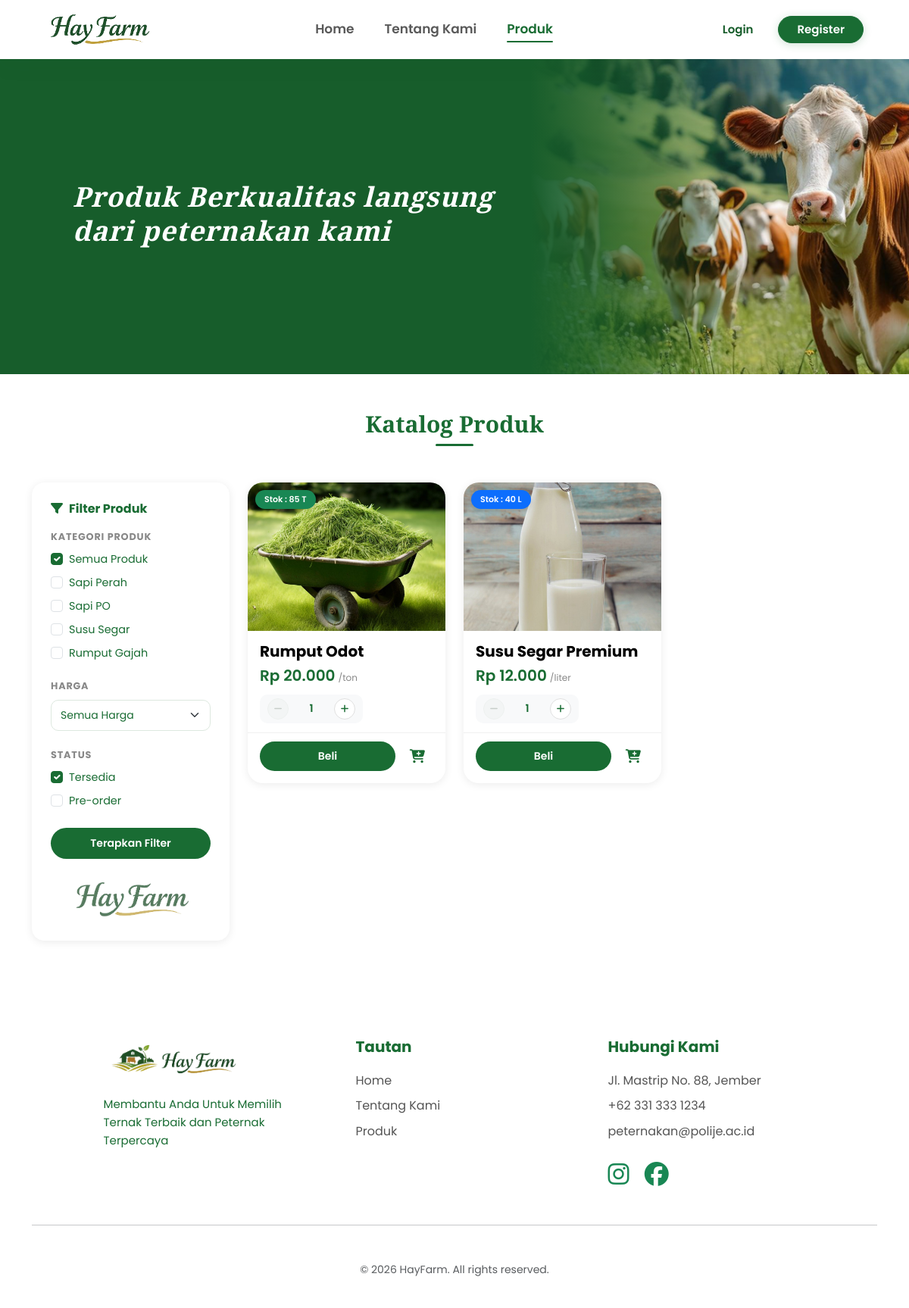
The page /index.php?page=user/produk on the database its author committed.
### tables this page shows
CREATE TABLE `data_produk` (
  `id_produk` int NOT NULL,
  `id_hewan` int DEFAULT NULL,
  `jenis_produk` enum('hewan','rumput','susu') NOT NULL,
  `nama_produk` varchar(255) NOT NULL,
  `harga` float NOT NULL,
  `stok` int NOT NULL,
  `satuan` enum('liter','ton','ekor','') NOT NULL,
  `tgl_produksi` date DEFAULT NULL,
  `tgl_kadaluarsa` date NOT NULL,
  `deskripsi` text NOT NULL,
  `status_produk` enum('terjual','blm_terjual') NOT NULL
);

### pages/user/produk.php (the view, shortened to what the rows shown need)
<?php
require_once __DIR__ . '/../../config/database.php';
require_once __DIR__ . '/../../process/models/produk.php';
function resolveUserProductImage($jenis, $foto)
{
    $jenis = strtolower(trim((string) $jenis));
    $foto = trim((string) $foto);
    if ($jenis === 'susu') {
        return 'public/images/susu.jpg';
    }
    if ($jenis === 'rumput') {
        return 'public/images/rumput.jpg';
    }
    $normalized = preg_replace('#^(\.\./|./)+#', '', str_replace('\\', '/', $foto)) ?? $foto;
    $normalized = ltrim($normalized, '/');
    return 'uploads/hewan/' . basename($normalized);
}
$database = new Database();
$db = $database->getConnection();
$produkModel = new Produk($db);
$dataRaw = $produkModel->getAllForUserView();
$produk_list = [];
foreach ($dataRaw as $row) {
    $jenis = $row['jenis_produk'] ?? '';
    $foto  = trim((string) ($row['foto_hewan'] ?? ''));
    $gambar = resolveUserProductImage($jenis, $foto);
    $kategori = $row['jenis_produk'] ?? 'unknown';
    $umur_text = '-';
    $produk_list[] = [
        'id'       => $row['id_produk'],
        'nama'     => $row['nama_produk'],
        'harga'    => $row['harga'],
        'gambar'   => $gambar,
        'jenis'    => $row['jenis_produk'],
        'kategori' => $kategori,
        'satuan'   => $row['satuan'] ?? '',
        'stok'     => $row['stok'] ?? 0,
        'kode'     => $row['kode_hewan'] ?? '-',
        'umur'     => $umur_text,
        'id_hewan' => $row['id_hewan'] ?? null,
        'kesehatan' => !empty($row['status_kesehatan_terakhir'])
            ? labelStatusKesehatanUser($row['status_kesehatan_terakhir'])
            : 'Sehat',
        'tgl_pemeriksaan' => !empty($row['tgl_pemeriksaan_terakhir'])
            ? date('d M Y', strtotime($row['tgl_pemeriksaan_terakhir']))
            : '-',
        'catatan_kesehatan' => !empty($row['catatan_kesehatan_terakhir'])
            ? $row['catatan_kesehatan_terakhir']
            : '-',
        'desc'     => !empty($row['deskripsi']) ? $row['deskripsi'] : ucwords(str_replace('_', ' ', $row['jenis_produk'])) . ' berkualitas dari Hay Farm.',
    ];
}
?>
<section class="produk-header">
    <div class="banner-container container-fluid p-0">
        <div class="row g-0 align-items-stretch">
            <div class="col-md-7 farm-green-bg d-flex align-items-center p-5 p-lg-5 position-relative">
                <div class="banner-text py-5 ms-md-5">
                    <h1 class="main-title">
                        Produk Berkualitas langsung dari peternakan kami
                    </h1>
                </div>
            </div>
        </div>
    </div>
</section>
<section class="katalog-section">
    <div class="container py-5 ">
        <div class="text-center">
            <h2 class="katalog-title mb-5">Katalog Produk</h2>
        </div>
        <div class="row g-4">
            <div class="col-lg-9 col-md-12 col-12">
                <div class="row row-cols-2 row-cols-md-2 row-cols-lg-3 g-3 g-md-4" id="product-grid">
                    <?php if (empty($produk_list)): ?>
                        <div class="col-12 text-center py-5">
                            <i class="fas fa-box-open fa-3x text-muted mb-3"></i>
                            <p class="text-muted">Belum ada produk yang tersedia saat ini.</p>
                        </div>
                    <?php else: ?>
                        <?php foreach ($produk_list as $i => $p):
                            $checkout_url = 'index.php?page=user/chekout&produk_id=' . urlencode($p['id']);
                        ?>
                            <?php if ($p['jenis'] === 'susu'): ?>
                                <div class="col" data-kategori="susu" data-harga="<?= (int)$p['harga'] ?>" data-status="tersedia">
                                    <div class="produk-card produk-susu h-100">
                                        <div class="card-img-wrap position-relative">
                                            <img src="<?= htmlspecialchars($p['gambar']) ?>"
                                                alt="<?= htmlspecialchars($p['nama']) ?>"
                                                class="card-img-top"
                                                onerror="this.onerror=null;this.src='public/images/bgheader_produk.png';">
                                            <span class="badge-susu">Stok : <?= (int)$p['stok'] ?> L</span>
                                        </div>
                                        <div class="card-body-custom">
                                            <h5 class="card-product-name"><?= htmlspecialchars($p['nama']) ?></h5>
                                            <p class="card-price">Rp <?= number_format($p['harga'], 0, ',', '.') ?><span class="per-liter">/liter</span></p>
                                            <div class="quantity-control" data-stock="<?= max(1, (int)$p['stok']) ?>">
                                                <div class="quantity-selector">
                                                    <button type="button" class="qty-btn" onclick="updateQty(this, -1)">
                                                        <i class="fas fa-minus"></i>
                                                    </button>
                                                    <input type="number" class="qty-input" value="1" min="1" max="<?= max(1, (int)$p['stok']) ?>" readonly>
                                                    <button type="button" class="qty-btn" onclick="updateQty(this, 1)">
                                                        <i class="fas fa-plus"></i>
                                                    </button>
                                                </div>
                                            </div>
                                        </div>
                                        <div class="card-footer-custom d-flex align-items-center gap-2">
                                            <button type="button" class="btn btn-beli flex-grow-1"
                                                data-id="<?= (int)$p['id'] ?>"
                                                data-url="<?= htmlspecialchars($checkout_url) ?>"
                                                data-nama="<?= htmlspecialchars($p['nama']) ?>"
                                                data-harga="<?= (float)$p['harga'] ?>"
                                                data-gambar="<?= htmlspecialchars($p['gambar']) ?>"
                                                onclick="handleOrder(this, 'beli')">Beli</button>
                                            <button type="button" class="cart-icon border-0" title="Tambah ke keranjang"
                                                data-id="<?= (int)$p['id'] ?>"
                                                data-nama="<?= htmlspecialchars($p['nama']) ?>"
                                                data-harga="<?= (float)$p['harga'] ?>"
                                                data-gambar="<?= htmlspecialchars($p['gambar']) ?>"
                                                onclick="handleOrder(this, 'keranjang')">
                                                <i class="fas fa-cart-plus"></i>
                                            </button>
                                        </div>
                                    </div>
                                </div>
                            <?php elseif ($p['jenis'] === 'rumput'): ?>
                                <div class="col" data-kategori="rumput" data-harga="<?= (int)$p['harga'] ?>" data-status="tersedia">
                                    <div class="produk-card produk-rumput h-100">
                                        <div class="card-img-wrap position-relative">
                                            <img src="<?= htmlspecialchars($p['gambar']) ?>"
                                                alt="<?= htmlspecialchars($p['nama']) ?>"
                                                class="card-img-top"
                                                onerror="this.onerror=null;this.src='public/images/bgheader_produk.png';">
                                            <span class="badge-rumput">Stok : <?= (int)$p['stok'] ?> T</span>
                                        </div>
                                        <div class="card-body-custom">
                                            <h5 class="card-product-name"><?= htmlspecialchars($p['nama']) ?></h5>
                                            <p class="card-price">Rp <?= number_format($p['harga'], 0, ',', '.') ?><span class="per-ton">/ton</span></p>
                                            <div class="quantity-control" data-stock="<?= max(1, (int)$p['stok']) ?>">
                                                <div class="quantity-selector">
                                                    <button type="button" class="qty-btn" onclick="updateQtyRumput(this, -1)">
                                                        <i class="fas fa-minus"></i>
                                                    </button>
                                                    <input type="number" class="qty-input" value="1" min="1" max="<?= max(1, (int)$p['stok']) ?>" readonly>
                                                    <button type="button" class="qty-btn" onclick="updateQtyRumput(this, 1)">
                                                        <i class="fas fa-plus"></i>
                                                    </button>
                                                </div>
                                            </div>
                                        </div>
                                        <div class="card-footer-custom d-flex align-items-center gap-2">
                                            <button type="button" class="btn btn-beli flex-grow-1"
                                                data-id="<?= (int)$p['id'] ?>"
                                                data-url="<?= htmlspecialchars($checkout_url) ?>"
                                                data-nama="<?= htmlspecialchars($p['nama']) ?>"
                                                data-harga="<?= (float)$p['harga'] ?>"
                                                data-gambar="<?= htmlspecialchars($p['gambar']) ?>"
                                                onclick="handleOrder(this, 'beli')">Beli</button>
                                            <button type="button" class="cart-icon border-0 bg-transparent" title="Tambah ke keranjang"
                                                data-id="<?= (int)$p['id'] ?>"
                                                data-nama="<?= htmlspecialchars($p['nama']) ?>"
                                                data-harga="<?= (float)$p['harga'] ?>"
                                                data-gambar="<?= htmlspecialchars($p['gambar']) ?>"
                                                onclick="handleOrder(this, 'keranjang')">
                                                <i class="fas fa-cart-plus"></i>
                                            </button>
                                        </div>
                                    </div>
                                </div>
                            <?php endif; ?>
                        <?php endforeach; ?>
                    <?php endif; ?>
                </div>
            </div>
        </div>
    </div>
</section>

### rows shown on the page
data_produk: stok "85", nama_produk "Rumput Odot", harga "20.000"
data_produk: stok "40", nama_produk "Susu Segar Premium", harga "12.000"
